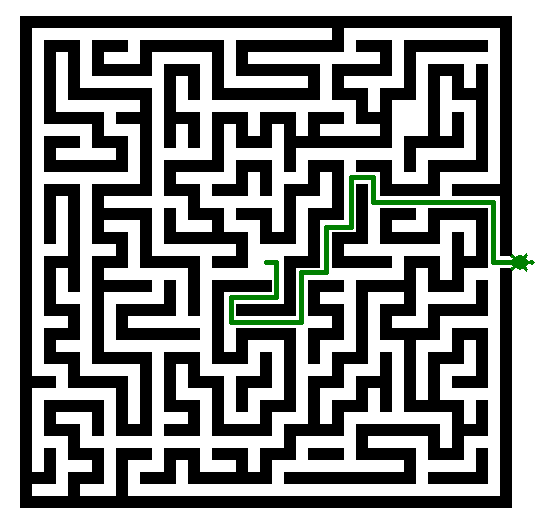

The Python source for this figure:
"""
Author: Georgio Khalil, gkhalil@purdue.edu
Assignment: 05.1 - Maze
Date: 10/01/2022

Description:
    This program moves a turtle from the center of a maze to the exit on the right-hand side.

Contributors:

My contributor(s) helped me:
    [ ] understand the assignment expectations without
        telling me how they will approach it.
    [ ] understand different ways to think about a solution
        without helping me plan my solution.
    [ ] think through the meaning of a specific error or
        bug present in my code without looking at my code.
    Note that if you helped somebody else with their code, you
    have to list that person as a contributor.

Academic Integrity Statement:
    I have not used source code obtained from any unauthorized
    source, either modified or unmodified; nor have I provided
    another student access to my code.  The project I am
    submitting is my own original work.
"""

"""Import additional modules below this line (starting with unit 6)."""
from turtle import *

"""Write new functions below this line (starting with unit 4)."""


def start():
    """This function initializes the window and the turtle.
    Do not modify this function or any of the properties it sets.
    """
    setup(564, 564)
    bgpic("maze.png")
    shape("turtle")
    color("green")
    width(5)


def main():
    forward(10) #move forward 10 pixels
    right(90) #turn right 90 degrees
    forward(35)
    right(90)
    forward(45)
    left(90) #turn left 90 degrees
    forward(25)
    left(90)
    forward(70)
    left(90)
    forward(50)
    right(90)
    forward(25)
    left(90)
    forward(45)
    right(90)
    forward(25)
    left(90)
    forward(50)
    right(90)
    forward(22)
    right(90)
    forward(25)
    left(90)
    forward(120)
    right(90)
    forward(60)
    left(90)
    forward(25)
    

"""Do not change anything below this line."""
if __name__ == "__main__":
    start()
    main()
    done()
